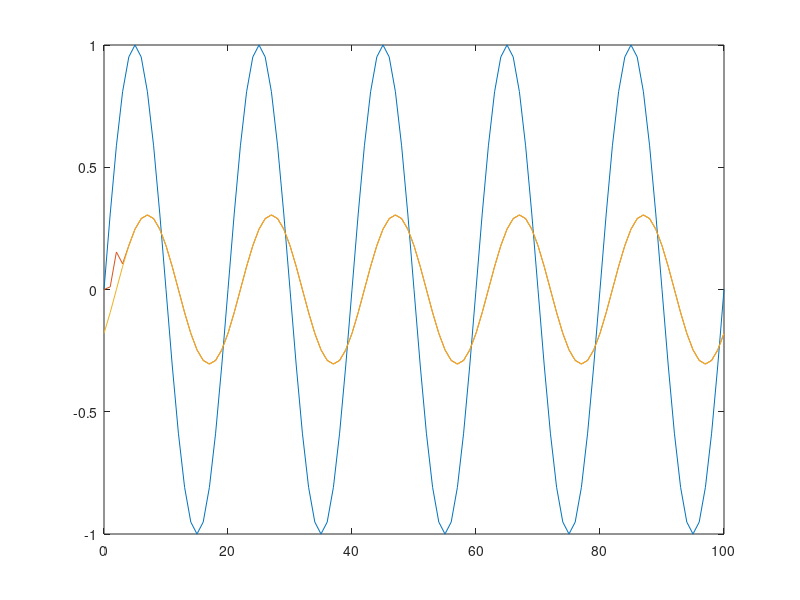

Source code (MATLAB):
n = 0:100;

x = sin(0.05 * 2*pi*n);

b = [0.0349 0.4302 -0.5698 0.4302  0.0349];
a = 1;
y_filter = filter(b, a, x);

y_real = 0.3050 * sin(0.05 * 2 * pi * n - 0.6283);

plot(n, x, n, y_filter, n, y_real)
